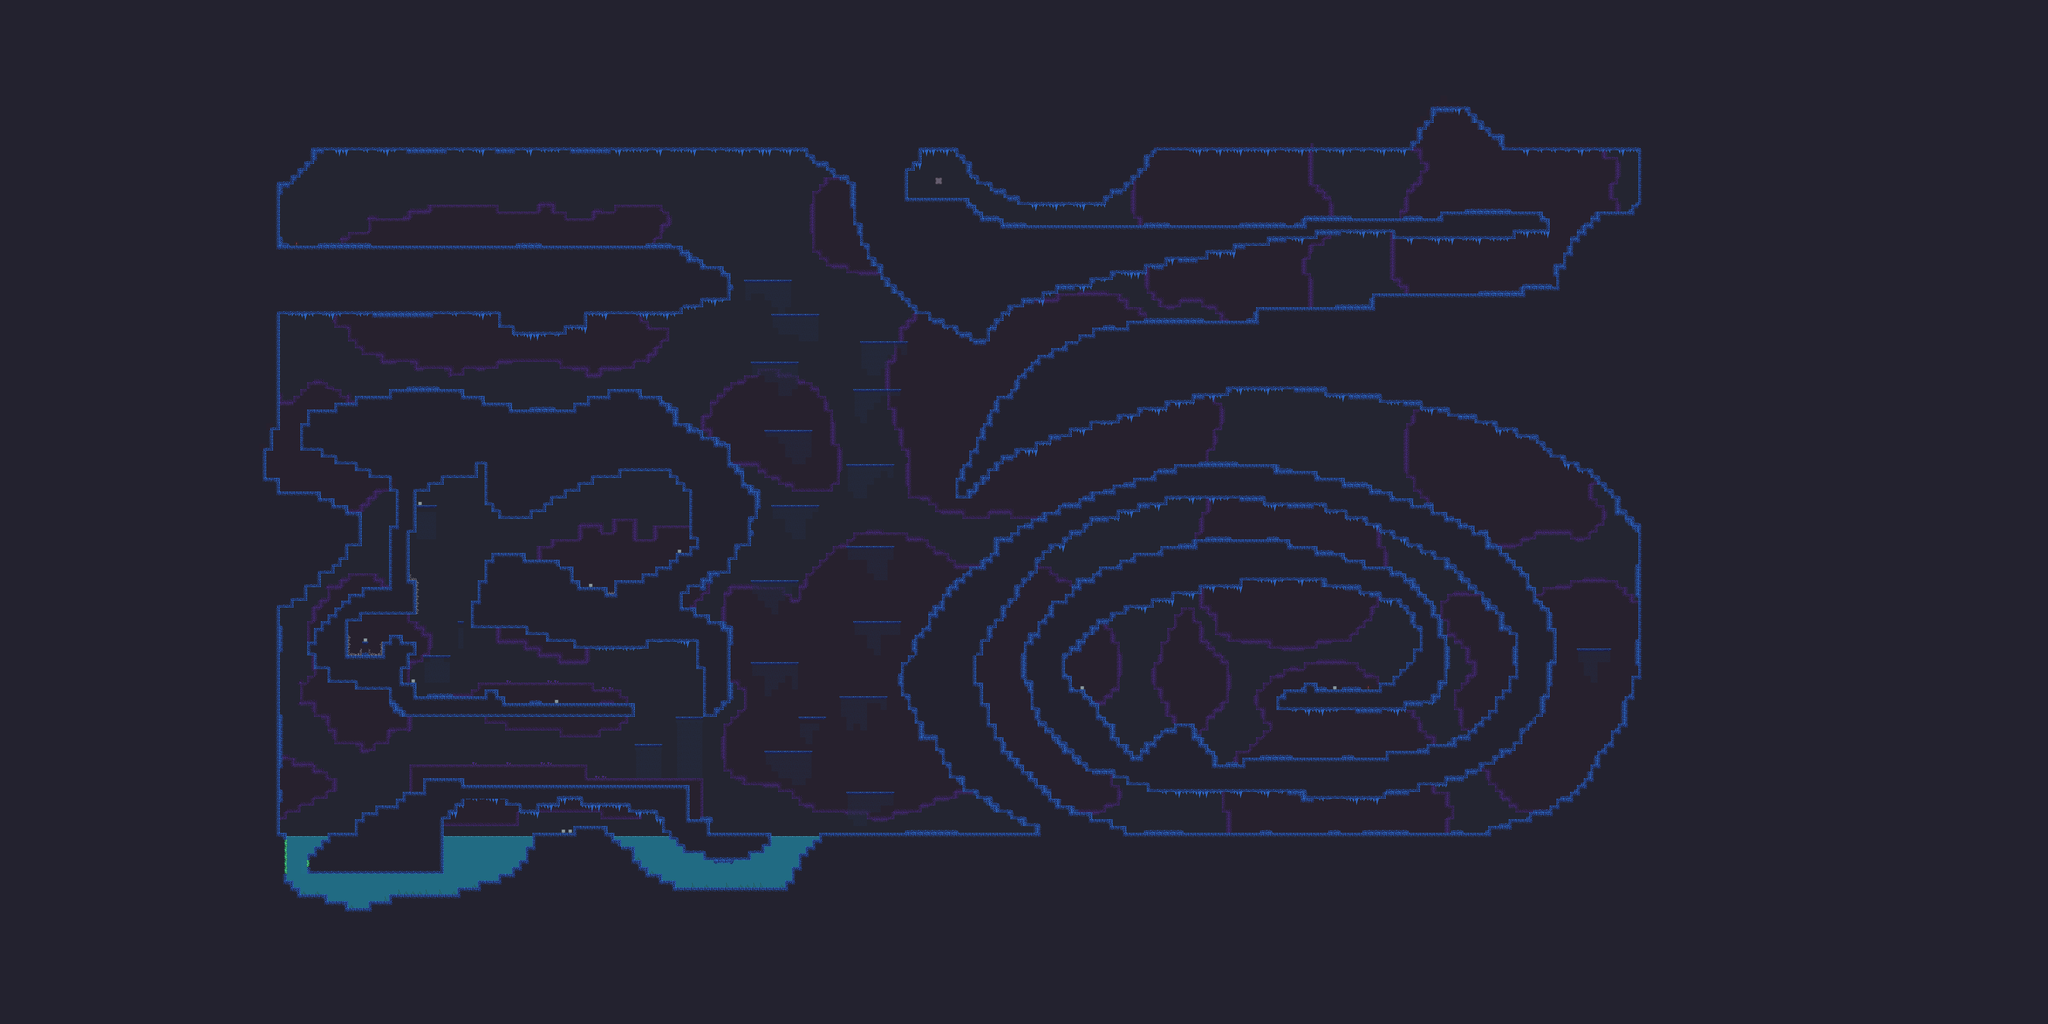

Rendered tile map (Tiled .tmx) drawn with the repository's tilesets; below, a short description and the map source with its tile grids summarised:
An orthogonal 300x150 tile map with 16x16 px tiles, 6 tile layers (static background, background, specifying background, platform drips, ...).

<map version="1.2" tiledversion="1.3.2" orientation="orthogonal" renderorder="right-down" compressionlevel="0" width="300" height="150" tilewidth="16" tileheight="16" infinite="0" nextlayerid="11" nextobjectid="1">
 <tileset firstgid="1" name="spaceTileset" tilewidth="16" tileheight="16" tilecount="132" columns="12">
  <image source="spaceTileset.png" width="192" height="176" />
 </tileset>
 <layer id="9" name="static background" width="300" height="150" opacity="0.99">
  <data>[45000 cells, 37500 non-empty, 1 distinct tile ids]</data>
 </layer>
 <layer id="3" name="background" width="300" height="150">
  <data>[45000 cells, 36043 non-empty, 5 distinct tile ids]</data>
 </layer>
 <layer id="6" name="specifying background" width="300" height="150">
  <data>[45000 cells, 1850 non-empty, 20 distinct tile ids]</data>
 </layer>
 <layer id="8" name="platform drips" width="300" height="150" opacity="0.65">
  <data>[45000 cells, 443 non-empty, 8 distinct tile ids]</data>
 </layer>
 <layer id="1" name="foreground" width="300" height="150">
  <data>[45000 cells, 12455 non-empty, 16 distinct tile ids]</data>
 </layer>
 <layer id="7" name="specifying foreground" width="300" height="150">
  <data>[45000 cells, 4063 non-empty, 34 distinct tile ids]</data>
 </layer>
</map>
